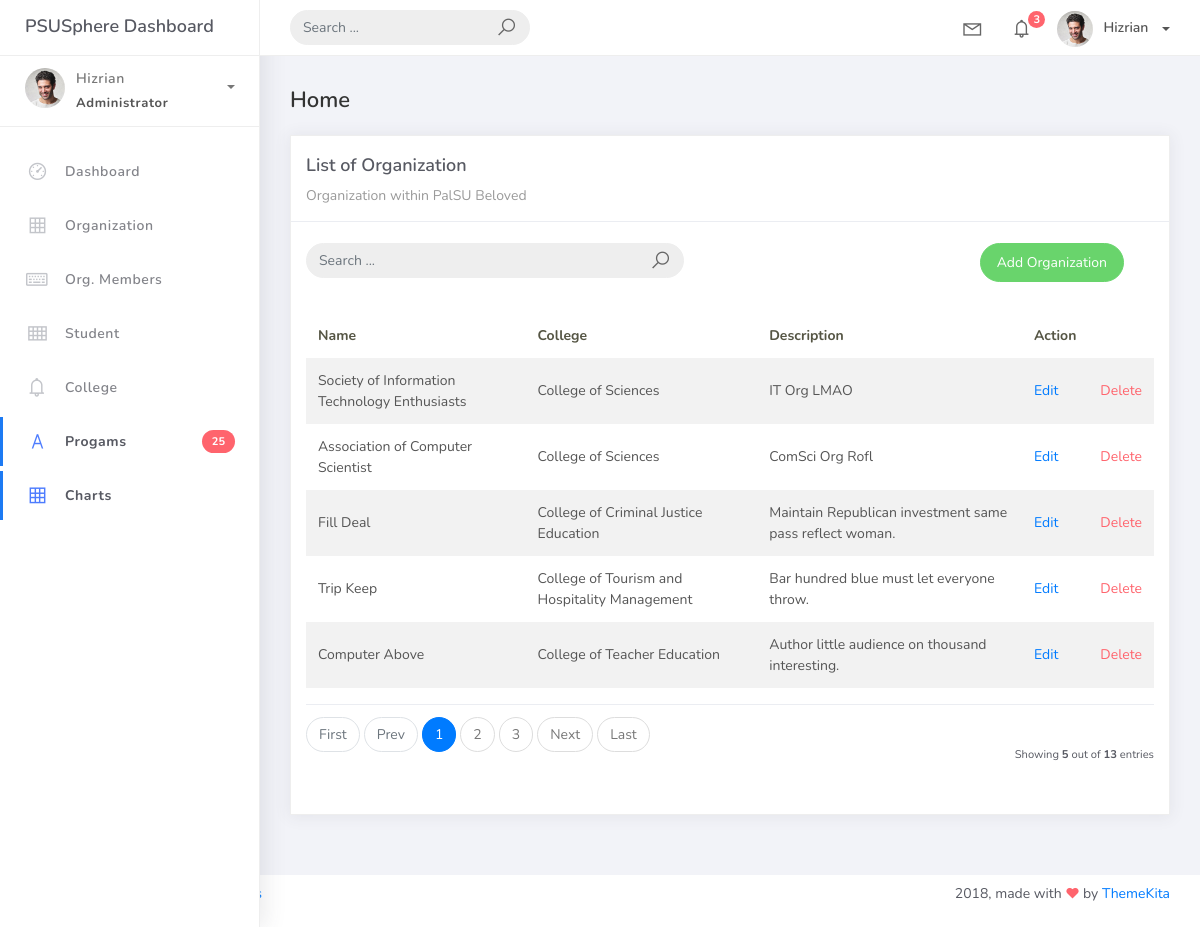
Screenshot of /organization_list with the database file from the repository.
### studentorg/models.py (models this page shows, shortened)
class BaseModel(models. Model):
    created_at = models.DateTimeField(auto_now_add=True, db_index=True)
    updated_at = models.DateTimeField(auto_now=True)
    class Meta:
        abstract = True

class Organization(BaseModel):
    name = models.CharField(max_length=250)
    college = models.ForeignKey(
        College, null=True, blank=True, on_delete=models.CASCADE)
    description = models.CharField(max_length=500)

class College(BaseModel):
    college_name = models.CharField(max_length=150)
    def __str__(self):
        return self.college_name

### studentorg/views.py (the view)
# urls.py: path('organization_list', OrganizationList.as_view(), name='organization-list'),
class OrganizationList(ListView):
    model = Organization
    context_object_name = 'organization'
    template_name = "org_list.html"
    paginate_by = 5
    def get_queryset(self, *args, **kwargs):
        qs = super(OrganizationList, self).get_queryset(*args, **kwargs)
        if self.request.GET.get("q") != None:
            query = self.request.GET.get('q')
            qs = qs.filter(Q(name__icontains=query) |
            Q(description__icontains=query) | Q(college__college_name__icontains=query))
        return qs

### templates/org_list.html
{% extends 'base.html' %} {% load static %} {% block content %}
<div class="content">
    <div class="container-fluid">
        <h4 class="page-title">Home</h4>
        <div class="row">
            <div class="col-md-12">
                <div class="card">
                    <div class="card-header">
                        <div class="card-title">List of Organization</div>
                        <div class="card-category">Organization within PalSU Beloved</div>
                    </div>
                    <br>
                        <div class="col-md-12 row">
                            <div class="col-md-6">
                                <form action="" class="navbar-left navbar-form nav-search mr-md-3" action="{% url 'organization-list' %}">
                                    <div class="input-group">
                                        <input type="text" placeholder="Search ..." class="form-control" name="q">
                                        <div class="input-group-append">
                                        <span class="input-group-text">
                                            <i class="la la-search search-icon"></i>
                                        </span>
                                        </div>
                                    </div>
                                </form>
                            </div>
                            <div class="col-md-6">
                                <div class="pull-right">
                                    <a href="{% url 'organization-add' %}" class="btn btn-success btn-rounded">Add Organization</a>
                                </div>
                            </div>
                        </div>
                    <div class="card-body">
                        <table class="table table-striped mt-3">
                            <thead>
                                <tr>
                                    <th scope="col">Name</th>
                                    <th scope="col">College</th>
                                    <th scope="col">Description</th>
                                    <th scope="col">Action</th>
                                </tr>
                            </thead>
                            <tbody>
                                {% for object in object_list %}
                                <tr>
                                    <td>{{ object.name }}</td>
                                    <td>{{ object.college }}</td>
                                    <td>{{ object.description }}</td>
                                    <td><a href="organization_list/{{ object.id }}">Edit</a></td>
                                    <td><a href="organization_list/{{ object.id }}/delete" class="text-danger">Delete</a></td>
                                </tr>
                                {% empty %}
                                <tr>
                                    <td colspan="4" style="text-align: center">
                                    <p class="text-sm font-weight-bold mb-0">No Records Found</p>
                                    </td>
                                </tr>
                                {% endfor %}
                            </tbody>
                        </table>
                        {% include 'includes/pagination.html' %}
                    </div>
                </div>
            </div>
        </div>
    </div>
</div>
{% endblock %}

### rows the page displays
Organization: name "Society of Information Technology Enthusiasts", college "College of Sciences", description "IT Org LMAO"
Organization: name "Association of Computer Scientist", college "College of Sciences", description "ComSci Org Rofl"
Organization: name "Fill Deal", college "College of Criminal Justice Education", description "Maintain Republican investment same pass reflect woman."
Organization: name "Trip Keep", college "College of Tourism and Hospitality Management", description "Bar hundred blue must let everyone throw."
Organization: name "Computer Above", college "College of Teacher Education", description "Author little audience on thousand interesting."

### other values shown
{{ page_num }} "1"
{{ page_num }} "2" "3"
{{ object_list.count }} "5"
{{ paginator.count }} "13"
